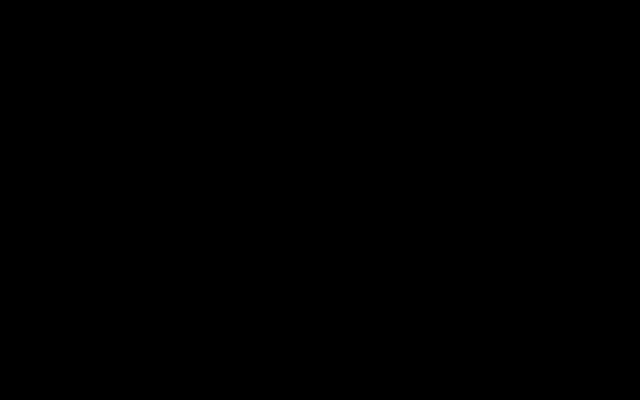
Frame 1 (no input)
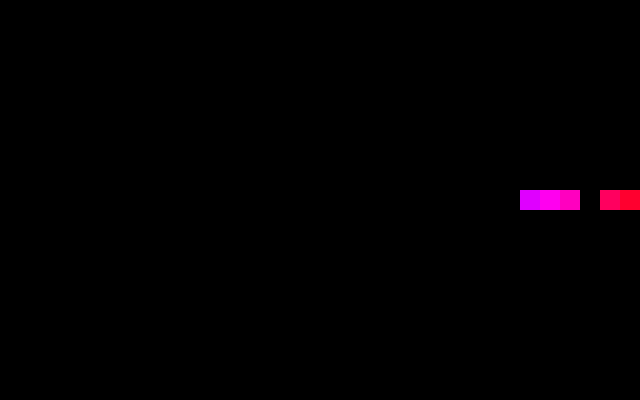
Frame 60 (the mouse pressed at the canvas centre just before this capture)
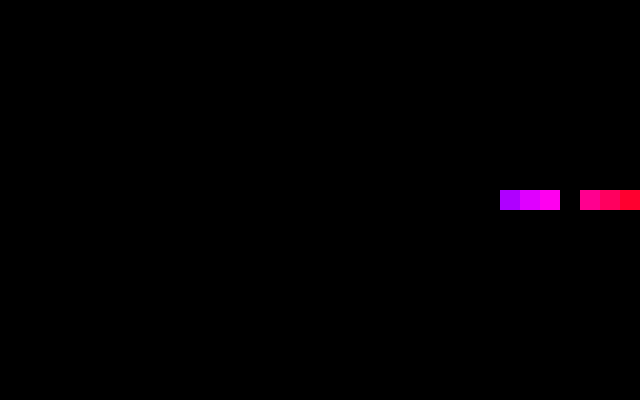
Frame 120 (the mouse held since frame 60 and released just before this capture)

The Processing sketch that drew these frames (run headless with seeded random() and noise(); from frame 60 on, the mouse is pressed at the canvas centre):

// Processing sketch: binary
// ── binary.pde
int x, y;
int dim;
int c;
int[] num;

void setup() {
    size(640, 400);
    frameRate(10);
    colorMode(HSB, 32);
    noStroke();
    dim = 20;
    y = (height - dim)/2;
    c = 0;
    num = new int[32];
}

void draw() {
    background(0,0,0);
    x = 0;
    for (int i = 0; i < 32; i++) {
        if (num[i] == 1) {
            fill(i, 100, 100);
            rect(x, y, dim, dim);
        }
        x += dim;
    }
    increment();
}

void increment() {
    int carry = 1;
    int temp;
    for (int i = 31; i >= 0; i--) {
        temp = (carry + num[i]) % 2;
        carry = (carry + num[i]) / 2;
        num[i] = temp;
    }
}
